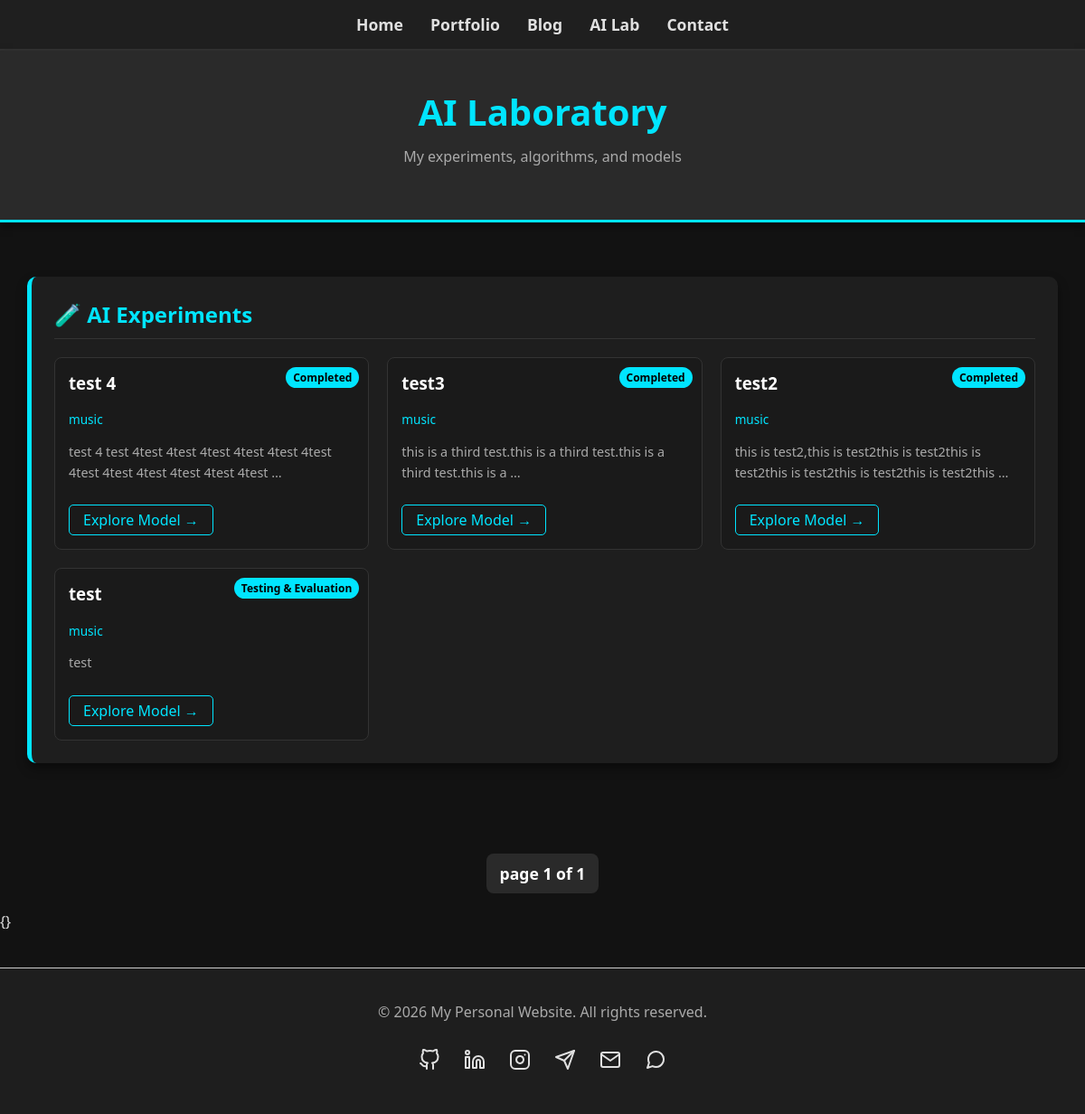
Screenshot of /ai-lab/ with the database file from the repository.
### ai_lab/models.py (models this page shows, shortened)
class AICreation(models.Model):
    STATUS_CHOICES = (
        ('concept', 'Concept / Idea'),
        ('training', 'Training Model'),
        ('testing', 'Testing & Evaluation'),
        ('completed', 'Completed'),
        ('deployed', 'Deployed / Live'),
    )
    title = models.CharField(max_length=200)
    slug = models.SlugField(unique=True, null=True, blank=True, help_text="URL friendly title")
    summary = models.CharField(max_length=255, blank=True, help_text="Short description for the list view")
    description = HTMLField()
    creation_type = models.CharField(max_length=100)
    status = models.CharField(max_length=20, choices=STATUS_CHOICES, default='completed')
    link = models.URLField(blank=True)
    colab_link = models.URLField(blank=True, null=True, help_text="Link to Google Colab Notebook")
    github_link = models.URLField(blank=True, null=True, help_text="Link to GitHub Repository")
    image = models.ImageField(upload_to='ai_images/', blank=True, null=True)
    created_on = models.DateTimeField(auto_now_add=True)
    updated_at = models.DateTimeField(auto_now=True)  # Added to track modifications
    class Meta:
        ordering = ['-created_on']

### ai_lab/views.py (the view)
# urls.py: path('ai-lab/', ai_lab_views.ai_lab_page, name='ai_lab'),
def ai_lab_page(request):
    ai_list = AICreation.objects.all().order_by('-created_on')
    paginator = Paginator(ai_list, 6)
    try:
        page_number = request.GET.get('page')
        page_obj = paginator.get_page(page_number)
    except PageNotAnInteger:
        page_obj = paginator.get_page(1)
    except EmptyPage:
        page_obj = paginator.get_page(1)
    context = {
        'page_obj': page_obj
    }
    return render(request, 'ai_lab/ai_lab.html', context)

### templates/ai_lab/ai_lab.html (shortened to what this page needs)
{% extends 'base.html' %}
{% block header_section %}
    {% include 'components/header.html' with title="AI Laboratory" subtitle="My experiments, algorithms, and models" title_color="#00E5FF" border_bottom_color="3px solid #00E5FF" %}
{% endblock %}
{% block content %}
<div class="container">
    <div class="section-card" style="border-left: 5px solid #00e5ff;">
        <h2 style="color: #00e5ff;">🧪 AI Experiments</h2>
        <div style="display: grid; grid-template-columns: repeat(auto-fill, minmax(300px, 1fr)); gap: 20px; margin-top: 20px;">
            {% for item in page_obj %}
                <div style="background-color: #1a1a1a; border: 1px solid #333; border-radius: 8px; padding: 15px; position: relative;">
                    <span style="position: absolute; top: 10px; right: 10px; font-size: 0.75rem; padding: 3px 8px; border-radius: 12px; background-color: #00e5ff; color: #000; font-weight: bold;">
                        {{ item.get_status_display }}
                    </span>
                    <h3 style="margin-top: 0; padding-right: 80px;">
                        <a href="{% url 'ai_lab_detail' item.slug %}" style="color: #fff; text-decoration: none;">{{ item.title }}</a>
                    </h3>
                    <div style="color: #00e5ff; font-size: 0.85rem; margin-bottom: 10px;">
                         {{ item.creation_type }}
                    </div>
                    <p style="color: #aaa; font-size: 0.9rem;">
                        {% if item.summary %}
                            {{ item.summary }}
                        {% else %}
                            {{ item.description|striptags|truncatewords:15 }}
                        {% endif %}
                    </p>
                    <a href="{% url 'ai_lab_detail' item.slug %}" style="display: inline-block; margin-top: 10px; padding: 5px 15px; border: 1px solid #00e5ff; color: #00e5ff; text-decoration: none; border-radius: 5px; transition: all 0.3s;">
                        Explore Model &rarr;
                    </a>
                </div>
            {% empty %}
                <p>No AI experiments available yet.</p>
            {% endfor %}
        </div>
    </div>
</div>
{% include 'components/pagination.html' %}
{% endblock %}

### static/css/style.css (style rules this page uses)
body { font-family: 'Segoe UI', Tahoma, Geneva, Verdana, sans-serif; background-color: #121212; color: #e0e0e0; margin: 0; padding: 0; }
.container { display: flex; flex-direction: column; gap: 30px; padding: 30px; max-width: 1200px; margin: 0 auto; }
.section-card { background-color: #1e1e1e; padding: 25px; border-radius: 10px; box-shadow: 0 6px 12px rgba(0,0,0,0.4); border-left: 5px solid #bb86fc; }
.section-card h2 { margin-top: 0; color: #bb86fc; border-bottom: 1px solid #333; padding-bottom: 10px; }
p, small { color: #b3b3b3; line-height: 1.6; }

### rows the page displays
AICreation: status "Completed", title "test 4", creation_type "music", description "test 4 test 4test 4test 4test 4test 4test 4test 4test 4test 4test 4test 4test 4test …"
AICreation: status "Completed", title "test3", creation_type "music", description "this is a third test.this is a third test.this is a third test.this is a …"
AICreation: status "Completed", title "test2", creation_type "music", description "this is test2,this is test2this is test2this is test2this is test2this is test2this is test2this …"
AICreation: status "Testing & Evaluation", title "test", creation_type "music", summary "test"

### other values shown
{{ title|default:"My Personal Workspace" }} "AI Laboratory"
{{ subtitle|default:"Welcome to my website" }} "My experiments, algorithms, and models"
{{ page_obj.number }} "1"
{{ page_obj.paginator.num_pages }} "1"
